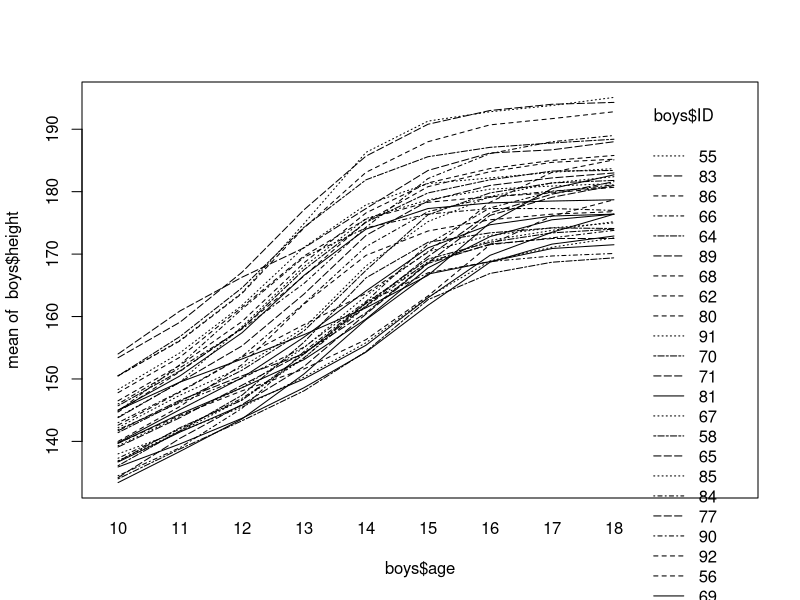
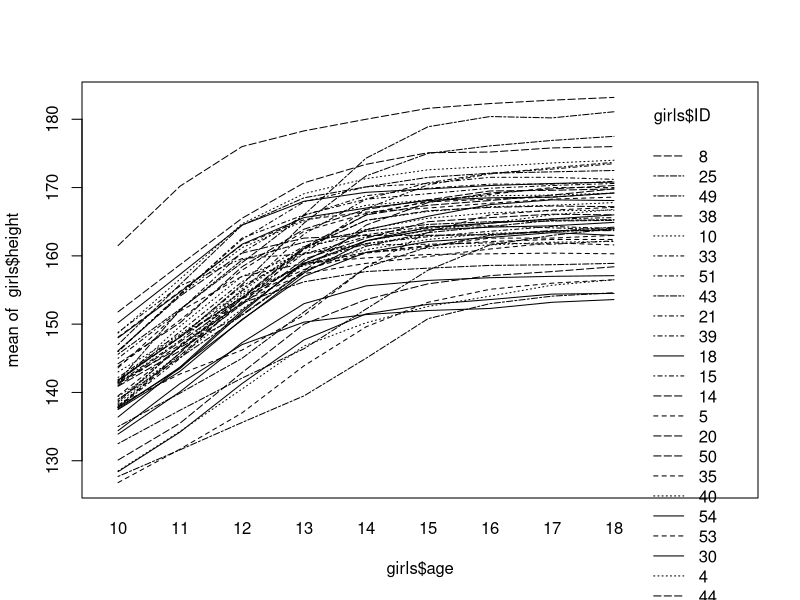

Here is the R script that generated these plots, in order:
### Children Height
setwd('./02 Mixed Models')
library(lme4)
rm(list = ls())
data<-read.table("heightchildren.txt", sep="\t", dec=".", header=TRUE)
attach(data)
head(data)
tail(data)
boys = data[which(data$gender == "boy"), ]
girls = data[which(data$gender == "girl"), ]
interaction.plot(boys$age, boys$ID, boys$height)
interaction.plot(girls$age, girls$ID, girls$height)
# create a mixed-effect mdoel using lmer
model<-lmer(height~(age + poly(age, degree=2) + poly(age, degree=3)):gender + (1+age|ID), data=data, REML=FALSE)
summary(model)
# compute random effects
ranef(model)
ranef(model)$ID[[93, 2]]
# test hyphothesis (if gender is a significant variable)
model.H0<-lmer(height~age + poly(age, degree=2) + poly(age, degree=3) + (1+age|ID), data=data, REML=FALSE)
model.H1<-lmer(height~(age + poly(age, degree=2) + poly(age, degree=3)):gender + (1+age|ID), data=data, REML=FALSE)
anova(model.H0, model.H1)
# show gender importance, if the p < 0.05, it is a significant variable
anova(model.H0, model.H1)$Pr[2]
# predict value of some ungiven data point using the developed mdoel
newdata<-expand.grid(ID=3, gender='girl', age=19)
mu.pred<-predict(model, newdata=newdata)
mu.pred


### Tree moisture
rm(list = ls())
data<-read.table("treemoisture.txt", header=TRUE, sep="\t", dec=".")
x1=data$Location
x2=data$Species
x3=data$Transpiration
y=data$Moisture
z=data$Branch.ID
# make 3 different models
m1<-aov(y~x1*x2*x3*z, data=data)
m2<-aov(y~(x1+x2+x3)*z, data=data)
m3<-aov(y~x1*x2*x3, data=data)
# test these models with the Akaike information criterion
AIC(m1, m2, m3)
# use the one, which gave the best score
model_mixed_eff<-lmer(y~x1*x2*x3 + (1|z), data=data)
summary(model_mixed_eff)

# all estimation for mu
mu_all = model_mixed_eff@resp$mu
# next, we need to specify the indices where x1 = Central, x2 = Yellow Poplar, 
# and xi∗3 = Slow
sub_data = data[which(data$Location == "Central" & data$Species == "Yellow Poplar" 
           & data$Transpiration == "Slow"), ]
indexes_string = row.names(sub_data)
indexes = as.numeric(unlist(strsplit(indexes_string, ",", fixed=TRUE)))
# finally, we can obtain the estimate for the required values
mu_all[indexes]
# random effects
ranef(model_mixed_eff)$z[10,1]
# restricted maximum likelihood estimate of sigma
sigma2<-sigma(model_mixed_eff)^2
sigma2
# test hypothesis if transpiration is significant variable
model.H0<-lmer(y~(x1+x2)*z + (1|z), data=data, REML=FALSE)
model.H1<-lmer(y~(x1+x2+x3)*z + (1|z), data=data, REML=FALSE)
anova(model.H0, model.H1)
anova(model.H0, model.H1)$Pr[2]
# maximum likelihood prediction of mu
newdata<-expand.grid(x1='Central', x2='Yellow Poplar', x3='Slow', z=15)
mu.pred<-predict(model_mixed_eff, newdata=newdata)
mu.pred
